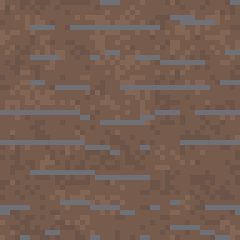
#> input picture art/colony/out/ground/clay.png, 48 x 48 px (shown 5 times larger); its folder holds 2 pictures in this run
$ python pack-colony-art.py
#> lines starting #> are read from the running program, lines starting #| are printed output that depends on the picture
"""Pack The Colony's drawn art (art/colony/out/) into one sheet.

    python tools/pack-colony-art.py

Reads   art/colony/out/<group>/<name>.png     every PNG, whatever its size
Writes  games/ant-colony/art.png              the sheet
        games/ant-colony/art-atlas.js         where each drawing is: ATLAS['<group>/<name>'] = [x, y, w, h]

Whatever is missing is simply not in the atlas; the game draws that thing the plain way.
Pixels are made all-or-nothing: a sprite is either there or it is not.
"""
import io
import json
import pathlib
from PIL import Image

root = pathlib.Path(__file__).resolve().parent.parent
src = root / 'art' / 'colony' / 'out'
dst = root / 'games' / 'ant-colony'
WIDTH = 512

items = []
for path in sorted(src.rglob('*.png')):
    im = Image.open(path).convert('RGBA')
#> im is the input picture: PIL image 48x48 RGBA; mean R, G, B, A 117.9, 94.3, 82.7, 255
    px = im.load()
    for y in range(im.height):
        for x in range(im.width):
            r, g, b, a = px[x, y]
            px[x, y] = (r, g, b, 255) if a >= 128 else (0, 0, 0, 0)
    items.append((path.relative_to(src).with_suffix('').as_posix(), im))

# shelves: tallest first, left to right, a pixel of space round everything
items.sort(key=lambda it: (-it[1].height, -it[1].width, it[0]))
x = y = 1
shelf = 0
place = {}
for name, im in items:
    if x + im.width + 1 > WIDTH:
        x, y, shelf = 1, y + shelf + 1, 0
    place[name] = [x, y, im.width, im.height]
    x += im.width + 1
    shelf = max(shelf, im.height)
#> this loop made 2 passes
#> (name, x, shelf) on passes 1 to 2: ('ground/clay', 50, 48), ('ground/loam', 99, 48)
#> after the loop, place = {'ground/clay': [1, 1, 48, 48], 'ground/loam': [50, 1, 48, 48]}; shelf = 48; x = 99; y = 1
height = y + shelf + 1
#> height = 50
sheet = Image.new('RGBA', (WIDTH, max(1, height)), (0, 0, 0, 0))
#> sheet: PIL image 512x50 RGBA; every value is 0
for name, im in items:
    sheet.paste(im, tuple(place[name][:2]))
#> this loop made 2 passes
#> name on passes 1 to 2: 'ground/clay', 'ground/loam'
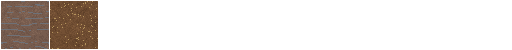
#> sheet: PIL image 512x50 RGBA; mean R, G, B, A 20.7, 15.5, 12, 45.9; transparent parts drawn white
sheet.save(dst / 'art.png')

body = ',\n'.join(f'  {json.dumps(n)}: {json.dumps(place[n])}' for n in sorted(place))
io.open(dst / 'art-atlas.js', 'w', encoding='utf-8', newline='\n').write(
    "// Written by tools/pack-colony-art.py: where each drawing is on art.png, as [x, y, w, h].\n"
    f"export const ATLAS = {{\n{body}\n}};\n")
print(f'packed {len(items)} drawings into games/ant-colony/art.png ({WIDTH} x {height})')
#| packed 2 drawings into games/ant-colony/art.png (512 x 50)
